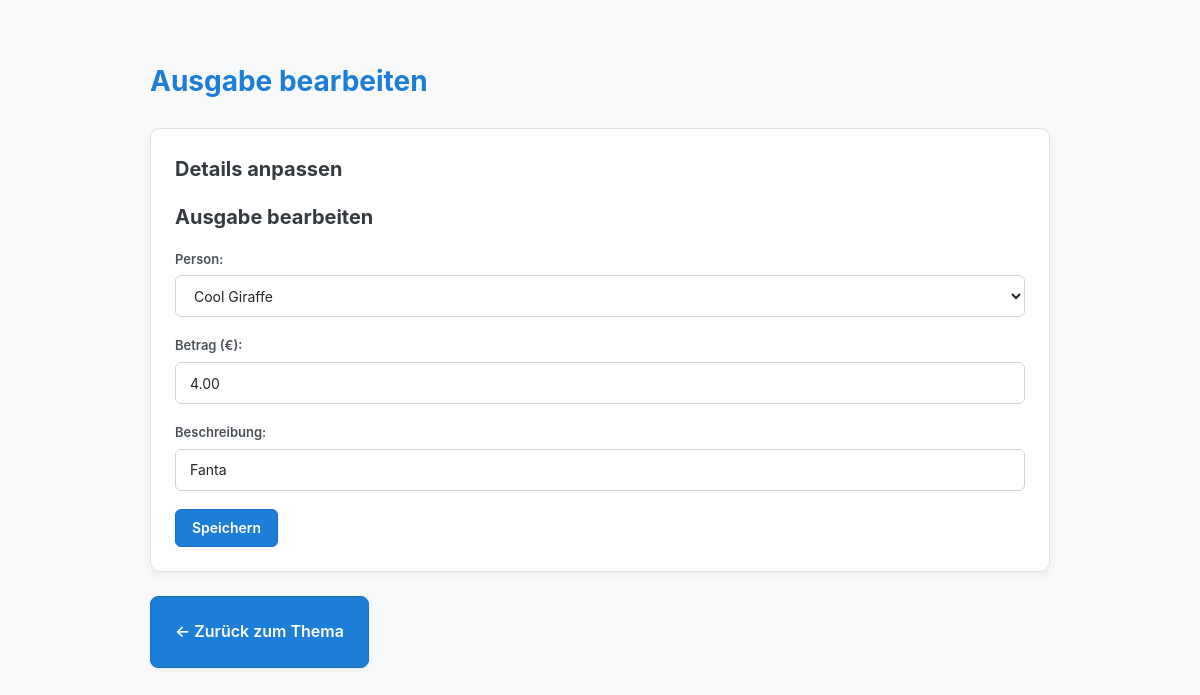
The page /ausgabe/30/bearbeiten/ on the database its author committed.
### pool/models.py (models this page shows, shortened)
class Expense(models.Model):
    topic = models.ForeignKey(Topic, on_delete=models.CASCADE, related_name='expenses')
    person = models.ForeignKey(Person, on_delete=models.CASCADE, related_name='expenses')
    amount = models.DecimalField(max_digits=10, decimal_places=2)
    description = models.CharField(max_length=255)
    created_at = models.DateTimeField(auto_now_add=True)
    class Meta:
        db_table = 'pool_ausgabe'

### pool/views.py (the view)
# urls.py: path('ausgabe/<int:expense_id>/bearbeiten/', views.expense_edit, name='expense_edit'),
def expense_edit(request, expense_id):
    expense = get_object_or_404(Expense, id=expense_id)
    topic = expense.topic
    if request.method == 'POST':
        form = ExpenseForm(request.POST, instance=expense, topic=topic)
        if form.is_valid():
            form.save()
            return redirect('topic_detail', topic_id=topic.id)
    else:
        form = ExpenseForm(instance=expense, topic=topic)
    return render(request, 'pool/ausgabe_bearbeiten.html', {
        'form': form,
        'expense': expense,
        'topic': topic,
    })

### pool/forms.py
class ExpenseForm(forms.ModelForm):
    class Meta:
        model = Expense
        fields = ['person', 'amount', 'description']
        widgets = {
            'person': forms.Select(attrs={'class': 'form-control'}),
            'amount': forms.NumberInput(attrs={
                'class': 'form-control',
                'step': '0.01',
                'placeholder': '0.00'
            }),
            'description': forms.TextInput(attrs={
                'class': 'form-control',
                'placeholder': 'z. B. Einkaufen'
            }),
        }
    def __init__(self, *args, **kwargs):
        topic = kwargs.pop('topic', None)
        super().__init__(*args, **kwargs)
        if topic:
            self.fields['person'].queryset = Person.objects.filter(topic=topic)
            self.fields['person'].empty_label = "-- Person auswählen --"

### pool/models.py (called while the page is built)
    def __str__(self):
        return self.name

### pool/templates/pool/ausgabe_bearbeiten.html (shortened to what this page needs)
{% load static %}
<!DOCTYPE html>
<html lang="de">
<head>
    <link rel="stylesheet" href="{% static 'pool/css/style.css' %}">
</head>
<body>
    <h1>Ausgabe bearbeiten</h1>
    <div class="card">
        <h2>Details anpassen</h2>
       <h2>Ausgabe bearbeiten</h2>
        <form method="post">
            <div class="form-group">
                <label>Person:</label>
                {{ form.person }}
            </div>
            <div class="form-group">
                <label>Betrag (€):</label>
                {{ form.amount }}
            </div>
            <div class="form-group">
                <label>Beschreibung:</label>
                {{ form.description }}
            </div>
            <div style="margin-top: 15px;">
                <button type="submit" class="btn btn-primary">Speichern</button>
            </div>
        </form>
    </div>
 <div style="margin-bottom: 24px;">
        <a href="{% url 'topic_detail' topic.id %}" class="btn btn-primary btn-lg">
            &larr; Zurück zum Thema
        </a>
    </div>
</body>
</html>

### pool/static/pool/css/style.css (style rules this page uses)
body { font-family: -apple-system, BlinkMacSystemFont, "Segoe UI", Roboto, Helvetica, Arial, sans-serif; color: #212529; background-color: #f8f9fa; margin: 0 auto; max-width: 900px; padding: 40px 20px; line-height: 1.6; }
h1 { color: #1c7ed6; margin-bottom: 24px; font-size: 28px; }
h2 { color: #343a40; margin-top: 0; margin-bottom: 16px; font-size: 20px; }
.card { background-color: #ffffff; border-radius: 10px; border: 1px solid #dee2e6; box-shadow: 0 4px 12px rgba(0, 0, 0, 0.05); padding: 24px; margin-bottom: 24px; }
.btn { display: inline-flex; align-items: center; justify-content: center; height: 38px; padding: 0 16px; font-size: 14px; font-weight: 600; font-family: inherit; text-decoration: none; border-radius: 6px; box-sizing: border-box; cursor: pointer; transition: all 0.2s cubic-bezier(0.165, 0.84, 0.44, 1); box-shadow: 0 2px 4px rgba(0, 0, 0, 0.05); }
.btn-primary { background-color: #1c7ed6; color: #ffffff; border: 1px solid #1971c2; }
.form-group { margin-bottom: 18px; }
label { display: block; font-size: 13px; font-weight: 600; color: #495057; margin-bottom: 6px; text-transform: none; letter-spacing: normal; }
input[type="text"], input[type="number"], select { width: 100%; height: 42px; padding: 0 14px; font-size: 14px; font-family: inherit; color: #212529; background-color: #ffffff; border: 1px solid #ced4da; border-radius: 6px; box-sizing: border-box; transition: border-color 0.15s ease-in-out, box-shadow 0.15s ease-in-out; }
input::placeholder { color: #adb5bd; }
.btn-lg { height: 72px; !important; padding: 0 24px; !important; font-size: 16px; !important; border-radius: 8px; !important; }

### rows shown on the page
Expense: person "Cool Giraffe", amount "4.00", description "Fanta"
